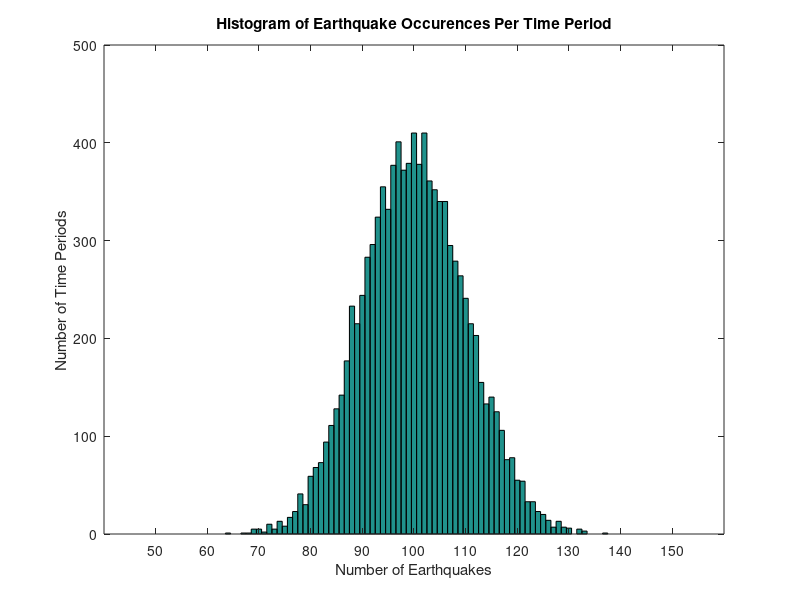

MATLAB code to generate this figure:
clear all
close all

X = randp(100,1,10000); #generate a vector X containing the number of earthquakes that occur in each period for 10,000 100-decade periods.

figure(1);
hist(X, [50:150]) #plot a histogram of the number of time periods containing a given number of earthquakes (from 50 to 150 earthquakes/time period)
title("Histogram of Earthquake Occurences Per Time Period");
xlabel("Number of Earthquakes")
ylabel("Number of Time Periods")
set(gca, 'XTick', [50:10:150])
#{
A = X==100;
M = cumsum(A);
i = 1:length(M);
P = M./i;

figure(2);
plot(i,P)
title("Plot of M(i) vs. i")
xlabel("i")
ylabel("M(i)/i")
#}

